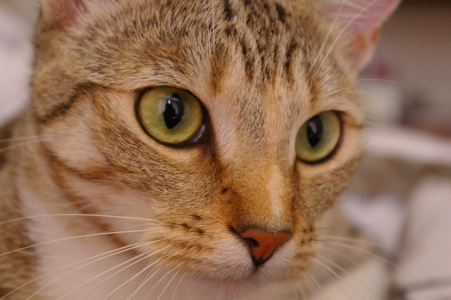
#> input picture skimage.data.chelsea(), 451 x 300 px
$ jupyter execute --allow-errors project.ipynb
#> lines starting #> are read from the running program, lines starting #| are printed output that depends on the picture
[cell 1]
import os

[cell 2]
import matplotlib.pyplot as plt
import seaborn as sns
import numpy as np
import pandas as pd

[cell 3]
from skimage import data, color, feature
from skimage.io import imread
from skimage.io import imsave
from skimage.io import imshow
from skimage import transform
from skimage.util import img_as_float
from skimage.transform import rescale

[cell 4]
'''show image example'''
image = color.rgb2gray(data.chelsea())
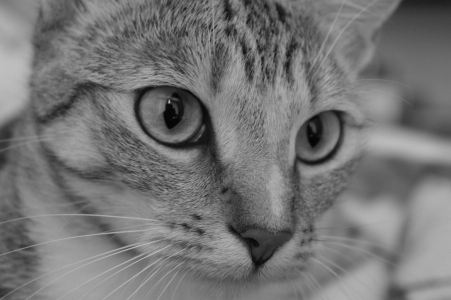
#> image: shape (300, 451) float64; min 0.0151, max 0.756, mean 0.46
hog_vec, hog_vis = feature.hog(image, visualize=True)
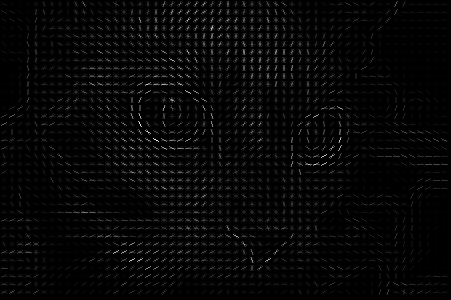
#> hog_vis: shape (300, 451) float64; min 0, max 0.186, mean 0.00502; drawn with min black and max white

fig, ax = plt.subplots(1, 2, figsize=(12, 6), subplot_kw=dict(xticks=[], yticks=[]))
ax[0].imshow(image, cmap='gray')
ax[0].set_title('input image')
ax[1].imshow(hog_vis, cmap='gray')
ax[1].set_title('visualization of HOG features');
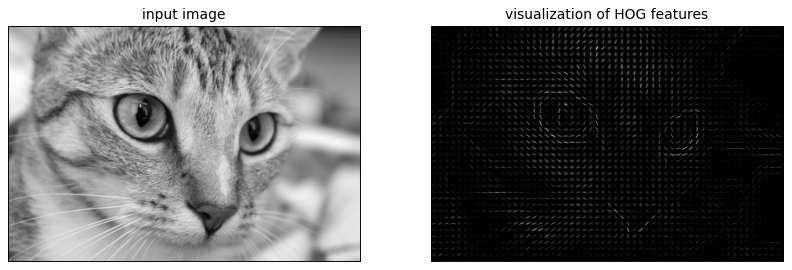
#> figure drawn by matplotlib, 2 panels
